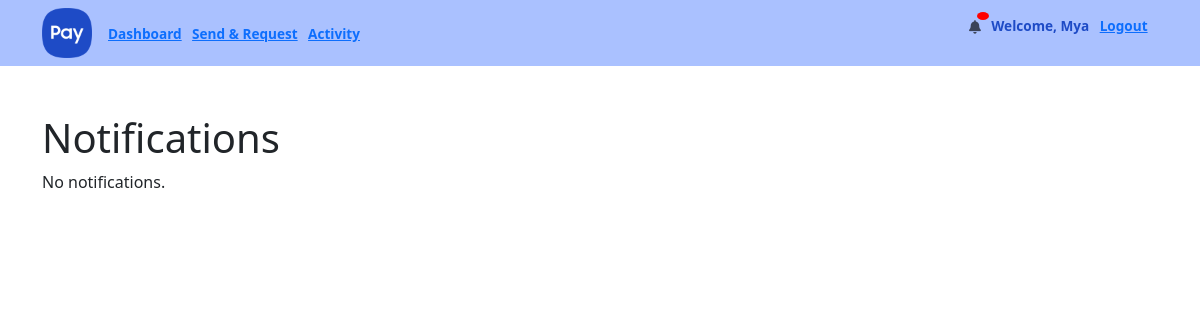
Before: /webapps2024/notifications/notification_list/ (signed in) with the older database file.
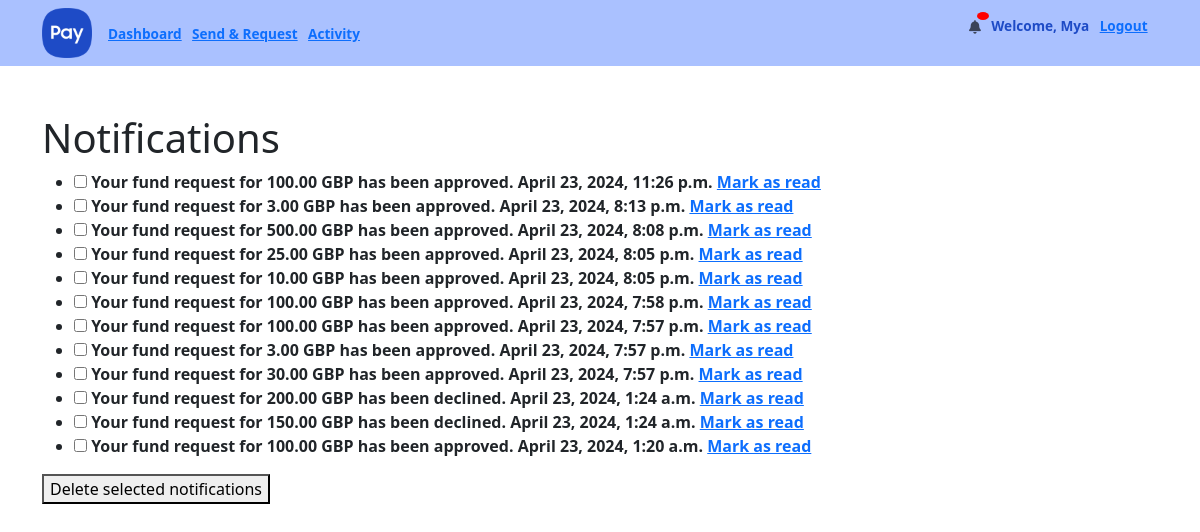
After: the same page with the newer database file.
### notifications/models.py (models this page shows, shortened)
class Notification(models.Model):
    objects = None
    recipient = models.ForeignKey(User, on_delete=models.CASCADE)
    message = models.CharField(max_length=255)
    timestamp = models.DateTimeField(auto_now_add=False)
    is_read = models.BooleanField(default=False)
    class Meta:
        ordering = ['-timestamp']

### notifications/views.py (the view)
# urls.py: path("notification_list/", views.notification_list, name="notification_list"),
@login_required(login_url='login')
def notification_list(request):
    notifications = list(Notification.objects.filter(recipient=request.user).order_by('-timestamp'))
    context = {'notifications': notifications}
    return render(request, 'notifications/notification_list.html', context)

### templates/notifications/notification_list.html (shortened to what this page needs)
{% extends 'main/base.html' %}
{% block content %}
<h1>Notifications</h1>
{% if notifications %}
<form id="notification-form" method="post" action="{% url 'notifications:notification_delete_multiple' %}">
    <ul>
        {% for notification in notifications %}
        <li{% if not notification.is_read %} class="unread"{% endif %}>
        <input type="checkbox" name="selected_notifications" value="{{ notification.id }}" id="checkbox_{{ notification.id }}">
        <label for="checkbox_{{ notification.id }}">
            <strong>{{ notification.message }}</strong>
            <span class="timestamp">{{ notification.timestamp }}</span>
        </label>
        {% if not notification.is_read %}
        <a href="{% url 'notifications:notification_mark_read' notification.pk %}">Mark as read</a>
        {% else %}
        <span class="read">Read</span>
        {% endif %}
        </li>
        {% endfor %}
    </ul>
    <button type="submit">Delete selected notifications</button>
</form>
{% else %}
<p>No notifications.</p>
{% endif %}
{% endblock %}

### templates/main/base.html (shortened to what this page needs)
{% load crispy_forms_tags %}
{% load static %}
{% load mathfilters %}
<!DOCTYPE html>
<html lang="en">
<head>
    <link href="https://cdn.jsdelivr.net/npm/bootstrap@5.3.3/dist/css/bootstrap.min.css" rel="stylesheet"
>
    <link rel="stylesheet" href="https://cdnjs.cloudflare.com/ajax/libs/font-awesome/6.5.2/css/all.min.css"
/>
    <link rel="stylesheet" type="text/css" href="{% static '/css/main.css' %}">
</head>
<nav class="navbar navbar-expand-lg navbar-light" style="background-color: #7ea1ffa8;">
    <div class="container">
        <a href="#" class="navbar-brand mb-0 mr-3 h1">
            <img alt="logo" src="{% static 'logo.png' %}" width="50" height="50"/>
        </a>
        <div class="collapse navbar-collapse justify-content-between" id="navbarText">
            <ul class="navbar-nav">
                {% if user.is_authenticated %}
                    <li class="nav-item">
                        <a href="{% url 'dashboard' %}">Dashboard</a>
                    </li>
                    <li class="nav-item">
                        <a href="{% url 'send&request' %}">Send & Request</a>
                    </li>
                    <li class="nav-item">
                        <a href="{% url 'transactionlog' %}">Activity</a>
                    </li>
            </ul>
            <ul>
                    <ul class="navbar-nav ms-auto">
                        <li class="nav-item">
                            <a href="{% url 'notifications:notification_list' %}" class="nav-link setting-icon position-relative">
                                <i class="fa-solid fa-bell"></i>
                                <span class="notification-badge">{{ new_notification_count }}</span>
                            </a>
                        </li>
                        <li class="nav-item"><a>Welcome, {{ user.username }}</a></li>
                        <li class="nav-item">
                            <a href="{% url 'logout' %}">Logout</a>
                        </li>
                    </ul>
                {% endif %}
            </ul>
        </div>
    </div>
</nav>
<body>
<div class="container py-5" style="padding-top: 80px;">
    {% block content %}
    {% endblock %}
</div>
</body>
</html>

### static/css/main.css (style rules this page uses)
:root { --bs-primary-color: #0c2340; }
.navbar { color: #1e4bc6; padding: 0.2rem 0; }
.navbar-nav li a { font-weight: bold; font-size: 0.85rem; margin-right: 0.65rem; }
.unread { font-weight: bold; }
.setting-icon { padding: 0 !important; margin-top: 4px; }
.notification-badge { position: absolute; top: -5px; right: -8px; background-color: red; color: white; border-radius: 50%; padding: 4px 6px; font-size: 12px; }

Changed rows visible on the page:
added Notification: message "Your fund request for 100.00 GBP has been approved.", timestamp "April 23, 2024, 11:26 p.m.", is_read "Mark as read"
added Notification: message "Your fund request for 3.00 GBP has been approved.", timestamp "April 23, 2024, 8:13 p.m.", is_read "Mark as read"
added Notification: message "Your fund request for 500.00 GBP has been approved.", timestamp "April 23, 2024, 8:08 p.m.", is_read "Mark as read"
added Notification: message "Your fund request for 25.00 GBP has been approved.", timestamp "April 23, 2024, 8:05 p.m.", is_read "Mark as read"
added Notification: message "Your fund request for 10.00 GBP has been approved.", timestamp "April 23, 2024, 8:05 p.m.", is_read "Mark as read"
added Notification: message "Your fund request for 100.00 GBP has been approved.", timestamp "April 23, 2024, 7:58 p.m.", is_read "Mark as read"
added Notification: message "Your fund request for 100.00 GBP has been approved.", timestamp "April 23, 2024, 7:57 p.m.", is_read "Mark as read"
added Notification: message "Your fund request for 3.00 GBP has been approved.", timestamp "April 23, 2024, 7:57 p.m.", is_read "Mark as read"
added Notification: message "Your fund request for 30.00 GBP has been approved.", timestamp "April 23, 2024, 7:57 p.m.", is_read "Mark as read"
added Notification: message "Your fund request for 200.00 GBP has been declined.", timestamp "April 23, 2024, 1:24 a.m.", is_read "Mark as read"
added Notification: message "Your fund request for 150.00 GBP has been declined.", timestamp "April 23, 2024, 1:24 a.m.", is_read "Mark as read"
added Notification: message "Your fund request for 100.00 GBP has been approved.", timestamp "April 23, 2024, 1:20 a.m.", is_read "Mark as read"
Other visible differences:
text no longer shown: "No notifications."
text now shown: "Delete selected notifications"
